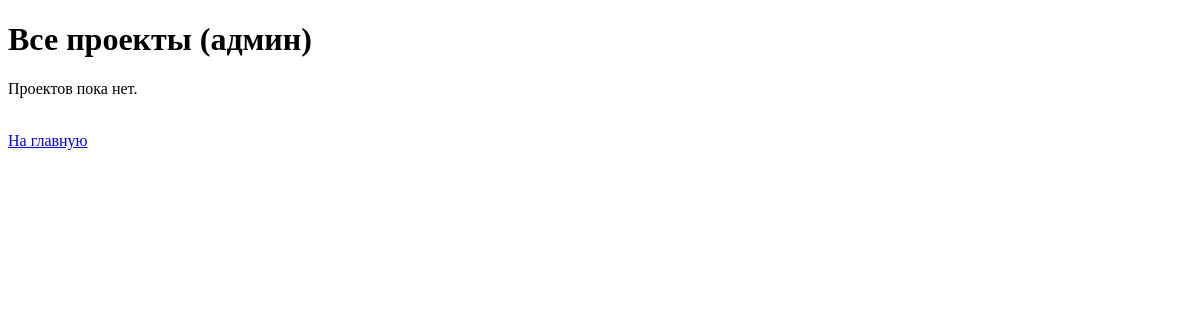
The page /admin/projects (signed in) on the database as committed earlier.
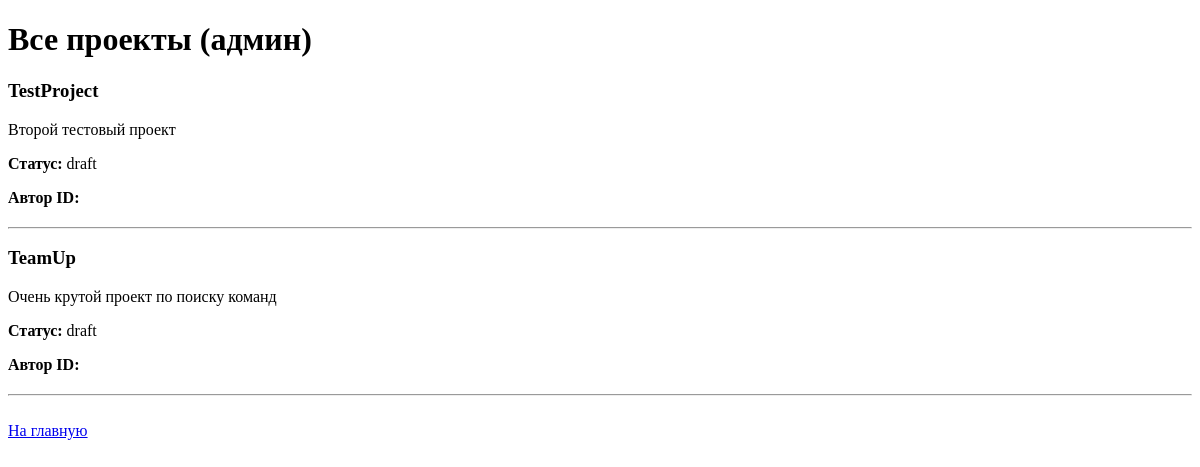
The same page on the database as committed later.
### app/models/project.py (models this page shows)
class Project(Base):
    __tablename__ = "projects"
    id: Mapped[int] = mapped_column(primary_key=True)
    title: Mapped[str] = mapped_column(String(255), nullable=False)
    description: Mapped[str] = mapped_column(String(1000), nullable=False)
    status: Mapped[str] = mapped_column(String(50), default="draft", nullable=False)
    owner_id: Mapped[int] = mapped_column(ForeignKey("users.id"), nullable=False)
    owner = relationship("User", back_populates="projects")
    applications = relationship("Application", back_populates="project")

### app/api/projects.py (the view)
@router.get("/admin/projects")
async def admin_projects(
    request: Request,
    session: AsyncSession = Depends(get_session),
):
    user_role = request.session.get("user_role")
    user_name = request.session.get("user_name")
    user_email = request.session.get("user_email")
    if user_role != "admin":
        return RedirectResponse(url="/", status_code=303)
    project_repository = ProjectRepository(session)
    project_service = ProjectService(project_repository)
    projects = await project_service.get_all_projects()
    return templates.TemplateResponse(
        request=request,
        name="admin_projects.html",
        context={
            "projects": projects,
            "user_name": user_name,
            "user_email": user_email,
            "user_role": user_role,
        },
    )

### templates/admin_projects.html (shortened to what this page needs)
<!DOCTYPE html>
<html lang="ru">
<head>
</head>
<body>
    <h1>Все проекты (админ)</h1>
    {% if projects %}
        {% for project in projects %}
            <div style="margin-bottom: 20px;">
                <h3>{{ project.title }}</h3>
                <p>{{ project.description }}</p>
                <p><strong>Статус:</strong> {{ project.status }}</p>
                <p><strong>Автор ID:</strong> {{ project.author_id }}</p>
            </div>
            <hr>
        {% endfor %}
    {% else %}
        <p>Проектов пока нет.</p>
    {% endif %}
    <br>
    <a href="/">На главную</a>
</body>
</html>

Rows that differ between the two databases and show on the page:
added Project: title "TestProject", description "Второй тестовый проект", status "draft"
added Project: title "TeamUp", description "Очень крутой проект по поиску команд", status "draft"
Other text that changed with them:
text no longer shown: "Проектов пока нет."
